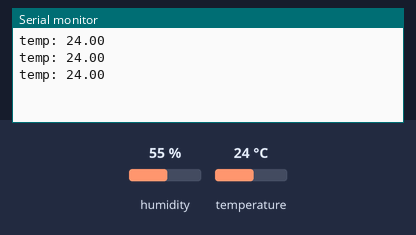
A sketch run on a simulated Raspberry Pi Pico. Shown: the last lines printed to the serial monitor. The test bench sets the inputs (shaded band); at power-on: temperature 24 °C, humidity 55 %.

Above: at 6.8 s.
6.9 s: temperature set to 29.3 °C
At 11.0 s:
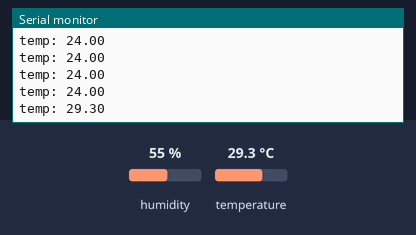
12.3 s: temperature set to 30.5 °C
At 15.2 s:
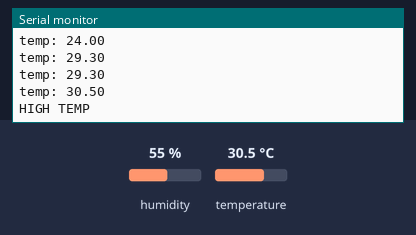
Timing chart, 0 to 16.7 s (numbered marks = the images above; inputs shaded):
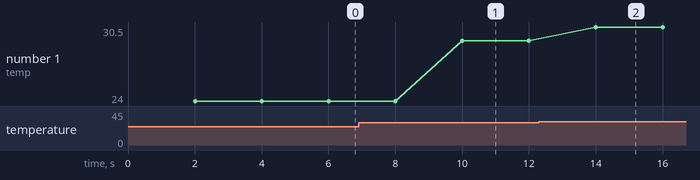

Measured:
- the behaviour switches between 30 and 30.1 °C on temperature (found by bisection; images 1 and 2)
- after the input at 6.9 s, the serial monitor: prints a new line after 3.1 s (image 1)
- after the input at 12.3 s, the serial monitor: prints a new line after 1.7 s (image 2)
- plotted number 1: 24 → 29.3 after the input at 6.9 s, 29.3 → 30.5 after the input at 12.3 s

The sketch:

sensor_temp_45.ino
```cpp
// snippet: sensor_temp_45
// tags: temperature, sensor, millis, dht
// boards: avr, esp32, megaavr, nano33iot, romi32u4, rp2040
// library: DHT
// description: DHT22 temperature alarm on pin 4
// prompts: dht22, temperature, alarm, declare, float, temperature
// verified: compile-only
// source: kd-generated (id 45)
// exact-include: DHT.h

#include <DHT.h>

#define DHTPIN 4
#define DHTTYPE DHT22

DHT dht(DHTPIN, DHTTYPE);
float temperature = 0.0;
unsigned long prevMs = 0;
const unsigned long CHECK_INTERVAL = 2000;

void setup() {
  Serial.begin(9600);
  dht.begin();
}

void loop() {
  unsigned long now = millis();
  if (now - prevMs >= CHECK_INTERVAL) {
    prevMs = now;
    temperature = dht.readTemperature();

    if (isnan(temperature)) {
      Serial.println("DHT read failed");
      return;
    }

    Serial.print("temp: "); Serial.println(temperature);

    if (temperature > 30.0) {
      Serial.println("HIGH TEMP");
    }
  }
}
```
